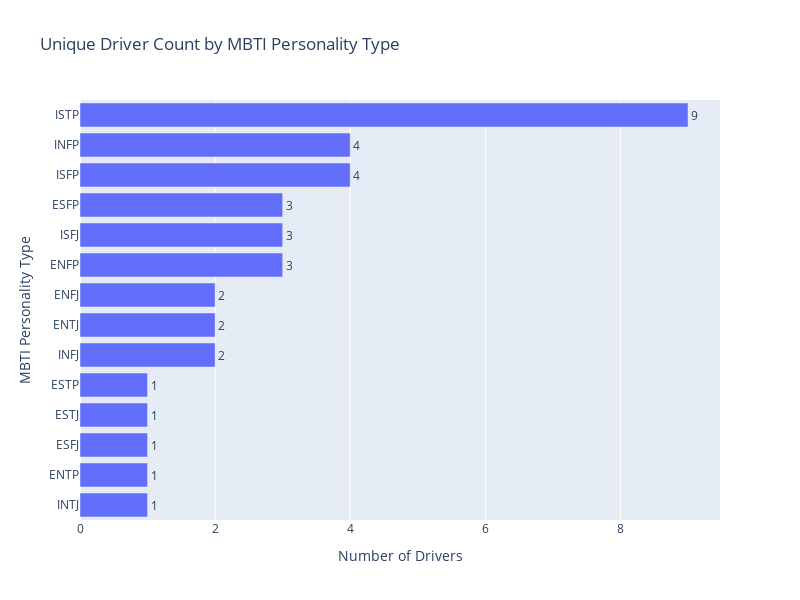

The notebook cell saved with this chart:
### Code cell
# Driver count by typology from extra_df
typology_counts = extra_df['typology'].value_counts().sort_values(ascending=True)

fig = px.bar(
    x=typology_counts.values,
    y=typology_counts.index,
    orientation='h',
    title='Unique Driver Count by MBTI Personality Type',
    labels={'x': 'Number of Drivers', 'y': 'MBTI Type'},
    text=typology_counts.values
)

fig.update_layout(
    width=800,
    height=600,
    xaxis_title="Number of Drivers",
    yaxis_title="MBTI Personality Type"
)

fig.update_traces(textposition='outside')
fig.show()

print("Driver distribution by personality type:")
for mbti_type, count in typology_counts.sort_values(ascending=False).items():
    print(f"{mbti_type}: {count} drivers")
    
print(f"\nTotal drivers with typology data: {len(extra_df)}")

### Figure 1 — Plotly figure (JSON) as saved in the notebook; plotly's stock layout.template omitted (floating-point values rounded to 4 significant figures)
{"data": [{"hovertemplate": "Number of Drivers=%{x}<br>MBTI Type=%{y}<br>text=%{text}<extra></extra>", "legendgroup": "", "marker": {"color": "#636efa", "pattern": {"shape": ""}}, "name": "", "orientation": "h", "showlegend": false, "text": [1.0, 1.0, 1.0, 1.0, 1.0, 2.0, 2.0, 2.0, 3.0, 3.0, 3.0, 4.0, 4.0, 9.0], "textposition": "outside", "type": "bar", "x": [1, 1, 1, 1, 1, 2, 2, 2, 3, 3, 3, 4, 4, 9], "xaxis": "x", "y": ["INTJ", "ENTP", "ESFJ", "ESTJ", "ESTP", "INFJ", "ENTJ", "ENFJ", "ENFP", "ISFJ", "ESFP", "ISFP", "INFP", "ISTP"], "yaxis": "y"}], "layout": {"barmode": "relative", "height": 600, "legend": {"tracegroupgap": 0}, "title": {"text": "Unique Driver Count by MBTI Personality Type"}, "width": 800, "xaxis": {"anchor": "y", "domain": [0, 1], "title": {"text": "Number of Drivers"}}, "yaxis": {"anchor": "x", "domain": [0, 1], "title": {"text": "MBTI Personality Type"}}}}
